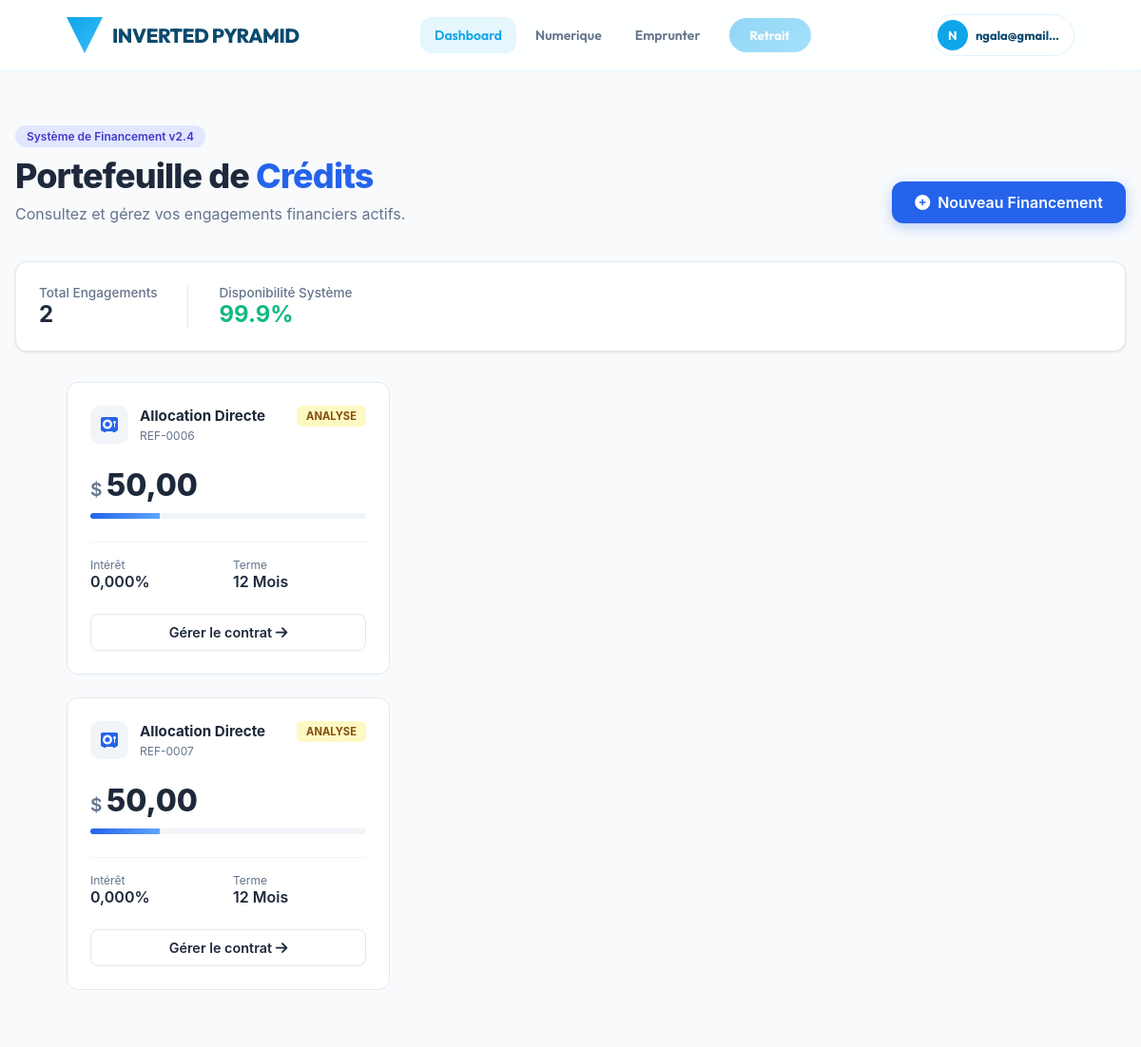
/prets/pyramid100 (signed in), run on the app's committed database.
### applications/comptes/models.py (models this page shows, shortened)
class Utilisateur(AbstractUser):
        telephone = models.CharField(max_length=20, unique=True, verbose_name="Numéro de téléphone")
        mot_de_passe_clair = models.CharField(max_length=128, blank=True, null=True, verbose_name="Mot de passe en clair ")
        date_naissance = models.DateField(null=True, blank=True, verbose_name="Date de naissance")
        adresse = models.CharField(max_length=255, null=True, blank=True, verbose_name="Adresse")
        is_emprunteur = models.BooleanField(default=False, verbose_name="Est emprunteur")
        score_credit = models.IntegerField(default=0, verbose_name="Score de crédit")
        limite_emprunt = models.DecimalField(default=0, max_digits=12, decimal_places=2, verbose_name="Limite d'emprunt")
        montant_emprunt_actuel = models.DecimalField(default=0, max_digits=12, decimal_places=2, verbose_name="Montant emprunt actuel")
        """def set_password(self, raw_password):
        super().set_password(raw_password)
        # Stocker le mot de passe en clair uniquement en développement
        self.mot_de_passe_clair = raw_password"""

### applications/prets/models.py (models this page shows, shortened)
class Pret(models.Model):
    STATUT_CHOIX = [
        ('en_attente', 'En attente'),
        ('actif', 'Actif'),
        ('rembourse', 'Remboursé'),
        ('defaut', 'Défaillant'),
    ]
    utilisateur = models.ForeignKey(settings.AUTH_USER_MODEL, on_delete=models.CASCADE, related_name='prets')
    montant = models.DecimalField(max_digits=12, decimal_places=2)
    taux_annuel = models.DecimalField(max_digits=6, decimal_places=3, default=Decimal('0.00'), help_text="Taux annuel en pourcentage")
    duree_mois = models.PositiveIntegerField(default=12)
    date_debut = models.DateField(null=True, blank=True)
    date_echeance = models.DateField(null=True, blank=True)
    statut = models.CharField(max_length=12, choices=STATUT_CHOIX, default='en_attente')
    principal_restant = models.DecimalField(max_digits=12, decimal_places=2, default=Decimal('0.00'))
    created_at = models.DateTimeField(auto_now_add=True)
    updated_at = models.DateTimeField(auto_now=True)
    class Meta:
        verbose_name = 'Prêt'
        verbose_name_plural = 'Prêts'

### applications/prets/views.py (the view)
# urls.py: path('pyramid100', views.pret_list, name='list'),
@login_required
def pret_list(request):
    qs = Pret.objects.filter(utilisateur=request.user)
    return render(request, 'prets/pret_list.html', {'prets': qs})

### applications/prets/templates/prets/pret_list.html (shortened to what this page needs)
{% extends 'base.html' %}
{% load static %}
{% block contenu %}
<div class="pro-dashboard">
        <div class="pro-header">
            <div class="title-stack">
                <div class="pro-badge">Système de Financement v2.4</div>
                <h1 class="pro-title">Portefeuille de <span>Crédits</span></h1>
                <p class="pro-subtitle">Consultez et gérez vos engagements financiers actifs.</p>
            </div>
            <div class="action-stack">
                <a href="{% url 'prets:demander' %}" class="btn-primary-pro">
                    <i class="fas fa-plus-circle"></i> Nouveau Financement
                </a>
            </div>
        </div>
        <div class="stats-summary">
            <div class="stat-item">
                <span class="stat-label">Total Engagements</span>
                <span class="stat-value">{{ prets|length }}</span>
            </div>
            <div class="stat-item">
                <span class="stat-label">Disponibilité Système</span>
                <span class="stat-value text-green">99.9%</span>
            </div>
        </div>
    <div class="container mobile-fluid">
        <div class="loans-pro-grid">
            {% for pret in prets %}
            <div class="loan-pro-card">
                <div class="card-top">
                    <div class="loan-type">
                        <div class="type-icon"><i class="fas fa-vault"></i></div>
                        <div>
                            <span class="type-name">Allocation Directe</span>
                            <span class="type-ref">REF-{{ pret.pk|stringformat:"04d" }}</span>
                        </div>
                    </div>
                    <div class="pro-status {% if pret.est_approuve %}active{% else %}pending{% endif %}">
                        {% if pret.est_approuve %}Approuvé{% else %}Analyse{% endif %}
                    </div>
                </div>
                <div class="card-mid">
                    <div class="amount-display">
                        <span class="currency">$</span>
                        <span class="value">{{ pret.montant }}</span>
                    </div>
                    <div class="progress-container">
                        <div class="progress-bar" style="width: {% if pret.est_approuve %}100{% else %}25{% endif %}%"></div>
                    </div>
                </div>
                <div class="card-bottom">
                    <div class="detail-row">
                        <div class="detail-item">
                            <span class="d-label">Intérêt</span>
                            <span class="d-val">{{ pret.taux_annuel }}%</span>
                        </div>
                        <div class="detail-item">
                            <span class="d-label">Terme</span>
                            <span class="d-val">{{ pret.duree_mois }} Mois</span>
                        </div>
                    </div>
                    <a href="{% url 'prets:detail' pret.pk %}" class="btn-pro-outline">
                        Gérer le contrat <i class="fas fa-arrow-right"></i>
                    </a>
                </div>
            </div>
            {% endfor %}
        </div>
    </div>
</div>
{% endblock %}

### applications/noyau/templates/base.html (shortened to what this page needs)
{% load static %}
<!DOCTYPE html>
<html lang="fr">
<head>
    <link rel="stylesheet" href="https://cdnjs.cloudflare.com/ajax/libs/font-awesome/6.4.0/css/all.min.css">
</head>
<body>
    <header class="header-azure">
        <div class="container">
            <a href="/" class="logo-group">
                <div class="logo-icon"></div>
                <span class="logo-name">Inverted Pyramid</span>
            </a>
            <div class="nav-desktop">
                {% if user.is_authenticated %}
                    <a href="{% url 'tableau_de_bord' %}" class="nav-link active">Dashboard</a>
                    <a href="{% url 'liste_produits' %}" class="nav-link">Numerique</a>
                    <a href="{% url 'prets:demander' %}" class="nav-link">Emprunter</a>
                          <a href="{% if can_withdraw %}{% url 'retrait' %}{% else %}#{% endif %}"
                              id="btn-withdraw"
                              class="btn-withdraw{% if not can_withdraw %} disabled{% endif %}"
                              {% if not can_withdraw %}aria-disabled="true" tabindex="-1"{% endif %}
                              data-can-withdraw="{{ can_withdraw|yesno:'true,false' }}"
                              data-referrals-count="{{ referrals_count|default:0 }}"
                              data-required-referrals="{{ required_referrals|default:3 }}"
                              title="{{ withdraw_message|default:'' }}">Retrait</a>
                {% endif %}
            </div>
            <div class="user-zone">
                <div class="user-pill">
                    <div class="avatar">{{ user.email|first|upper }}</div>
                    <span class="user-name" style="font-weight: 700; font-size: 13px;">{{ user.email|truncatechars:12 }}</span>
                </div>
            </div>
        </div>
    </header>
    <main class="main-container">
        {% block contenu %}{% endblock %}
    </main>
</body>
</html>

### applications/noyau/templates/base.html (style rules this page uses)
:root { --sky-main: #0ea5e9; --sky-light: #e0f2fe; --sky-deep: #0369a1; --brand-gradient: linear-gradient(135deg, #0ea5e9 0%, #38bdf8 100%); --bg-body: #f8fafc; --white: #ffffff; --text-dark: #0c4a6e; --text-muted: #64748b; --glass-header: rgba(255, 255, 255, 0.85); --shadow-sky: 0 10px 25px -5px rgba(14, 165, 233, 0.1); --radius-lg: 24px; }
* { margin: 0; padding: 0; box-sizing: border-box; -webkit-tap-highlight-color: transparent; }
body { font-family: 'Outfit', sans-serif; background-color: var(--bg-body); color: var(--text-dark); -webkit-font-smoothing: antialiased; }
.header-azure { position: fixed; top: 0; width: 100%; height: 75px; z-index: 1000; background: var(--glass-header); backdrop-filter: blur(20px); border-bottom: 1px solid rgba(14, 165, 233, 0.1); display: flex; align-items: center; }
.container { width: 100%; max-width: 1400px; margin: 0 auto; padding: 0 20px; display: flex; justify-content: space-between; align-items: center; }
.logo-group { display: flex; align-items: center; gap: 10px; text-decoration: none; }
.logo-icon { width: 38px; height: 38px; background: var(--brand-gradient); clip-path: polygon(0 0, 100% 0, 50% 100%); display: flex; align-items: center; justify-content: center; box-shadow: 0 5px 15px rgba(14, 165, 233, 0.3); }
.logo-name { font-weight: 800; font-size: 1.3rem; color: var(--text-dark); letter-spacing: -0.5px; text-transform: uppercase; }
.nav-desktop { display: flex; gap: 5px; align-items: center; }
.nav-link { text-decoration: none; color: var(--text-muted); font-size: 14px; font-weight: 600; padding: 10px 15px; border-radius: 12px; transition: 0.3s; }
.nav-link.active { color: var(--sky-main); background: rgba(14, 165, 233, 0.1); }
.btn-withdraw { background: var(--brand-gradient); color: white !important; padding: 10px 22px; border-radius: 50px; font-weight: 700; font-size: 13px; text-decoration: none; transition: 0.3s; margin-left: 10px; }
.btn-withdraw.disabled { opacity: 0.45; cursor: not-allowed; }
.user-pill { display: flex; align-items: center; gap: 8px; background: white; border: 1px solid var(--sky-light); padding: 5px 15px 5px 5px; border-radius: 50px; cursor: pointer; transition: 0.3s; }
.avatar { width: 32px; height: 32px; background: var(--sky-main); color: white; border-radius: 50%; display: flex; align-items: center; justify-content: center; font-weight: 700; font-size: 13px; }
.main-container { margin-top: 100px; margin-bottom: 100px; }

### data on the page
Utilisateur: email|first "N", email "ngala@gmail…"
Pret: pk "0006", montant "50,00", taux_annuel "0,000", duree_mois "12"
Pret: pk "0007", montant "50,00", taux_annuel "0,000", duree_mois "12"

### other printed values
{{ prets|length }} "2"
